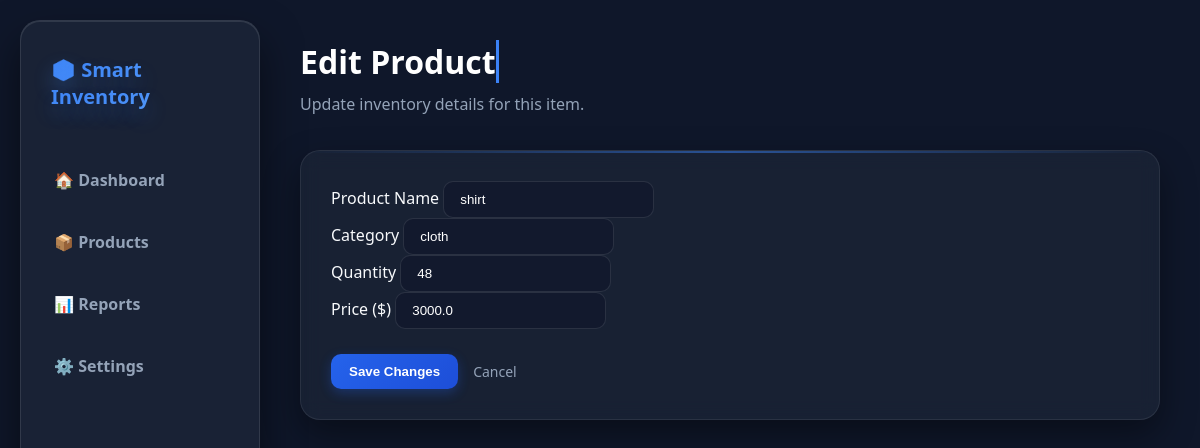
Page /edit-product/16 on the committed database.
### tables this page shows
CREATE TABLE products (
            id INTEGER PRIMARY KEY AUTOINCREMENT,
            name TEXT NOT NULL,
            category TEXT NOT NULL,
            quantity INTEGER NOT NULL,
            price REAL NOT NULL
        );

### app.py (the view, shortened to what this page needs)
@app.route("/edit-product/<int:id>", methods=["GET", "POST"])
def edit_product(id):
    conn = get_db()
    product = conn.execute(
        "SELECT * FROM products WHERE id = ?",
        (id,)
    ).fetchone()
    if product is None:
        conn.close()
        return "Product not found", 404
    conn.close()
    return render_template(
        "edit_product.html",
        product=product
    )

### app.py (called while the page is built)
def get_db():
    conn = sqlite3.connect(DATABASE)
    conn.row_factory = sqlite3.Row
    return conn

### templates/edit_product.html (shortened to what this page needs)
<!DOCTYPE html>
<html lang="en">
<head>
    <link rel="stylesheet" href="{{ url_for('static', filename='css/style.css') }}">
</head>
<body>
    <aside class="sidebar">
        <div class="logo">📦 Smart Inventory</div>
        <nav>
            <a href="/">🏠 Dashboard</a>
            <a href="/products">📦 Products</a>
            <a href="/reports">📊 Reports</a>
            <a href="/settings">⚙️ Settings</a>
        </nav>
    </aside>
    <main class="main-content">
        <div class="dashboard-header">
            <div>
                <h1>Edit Product</h1>
                <p>Update inventory details for this item.</p>
            </div>
        </div>
        <section class="inventory-section form-card">
            <form method="POST">
                <div class="form-group">
                    <label for="name">Product Name</label>
                    <input type="text" id="name" name="name" value="{{ product['name'] }}" required>
                </div>
                <div class="form-group">
                    <label for="category">Category</label>
                    <input type="text" id="category" name="category" value="{{ product['category'] }}" required>
                </div>
                <div class="form-group">
                    <label for="quantity">Quantity</label>
                    <input type="number" id="quantity" name="quantity" min="0" value="{{ product['quantity'] }}" required>
                </div>
                <div class="form-group">
                    <label for="price">Price ($)</label>
                    <input type="number" id="price" name="price" min="0" step="0.01" value="{{ product['price'] }}" required>
                </div>
                <div style="display: flex; gap: 15px; align-items: center; margin-top: 25px;">
                    <button type="submit">Save Changes</button>
                    <a href="/" style="color: #94a3b8; text-decoration: none; font-size: 14px;">Cancel</a>
                </div>
            </form>
        </section>
    </main>
</body>
</html>

### static/css/style.css (style rules this page uses)
* { margin: 0; padding: 0; box-sizing: border-box; }
body { font-family: 'Segoe UI', system-ui, -apple-system, sans-serif; background: #0f172a; color: #f8fafc; min-height: 100vh; perspective: 1000px; overflow-x: hidden; }
.sidebar { position: fixed; left: 20px; top: 20px; width: 240px; height: calc(100vh - 40px); background: rgba(30, 41, 59, 0.7); backdrop-filter: blur(12px); border: 1px solid rgba(255, 255, 255, 0.1); border-radius: 20px; padding: 25px 15px; box-shadow: 0 20px 40px rgba(0, 0, 0, 0.5), inset 0 1px 0 rgba(255, 255, 255, 0.1); transform-style: preserve-3d; z-index: 100; }
.logo { font-size: 20px; font-weight: 800; padding: 10px 15px; margin-bottom: 35px; background: linear-gradient(135deg, #3b82f6, #60a5fa); -webkit-background-clip: text; -webkit-text-fill-color: transparent; text-shadow: 0 10px 20px rgba(59, 130, 246, 0.3); }
.sidebar nav { display: flex; flex-direction: column; gap: 12px; }
.sidebar nav a { color: #94a3b8; text-decoration: none; padding: 14px 18px; border-radius: 12px; font-weight: 600; transition: all 0.3s cubic-bezier(0.4, 0, 0.2, 1); position: relative; }
.main-content { margin-left: 280px; padding: 40px 40px 40px 20px; }
.dashboard-header { display: flex; justify-content: space-between; align-items: center; margin-bottom: 35px; }
.dashboard-header h1 { font-size: 32px; font-weight: 800; color: #ffffff; display: inline-block; overflow: hidden; white-space: nowrap; border-right: 3px solid #3b82f6; animation: typing 2.5s steps(30, end), blink 0.75s infinite; }
.dashboard-header p { color: #94a3b8; margin-top: 5px; }
.inventory-section { background: rgba(30, 41, 59, 0.6); backdrop-filter: blur(10px); padding: 30px; border-radius: 20px; border: 1px solid rgba(255, 255, 255, 0.08); box-shadow: 0 15px 35px rgba(0, 0, 0, 0.4); }
button, .edit-btn { display: inline-block; padding: 10px 18px; background: linear-gradient(135deg, #2563eb, #1d4ed8); color: #ffffff; border: none; border-radius: 10px; font-weight: 600; text-decoration: none; cursor: pointer; box-shadow: 0 4px 12px rgba(37, 99, 235, 0.3); transition: all 0.3s ease; }
.search-form input, input { background: rgba(15, 23, 42, 0.6); border: 1px solid rgba(255, 255, 255, 0.1); color: #ffffff; padding: 10px 16px; border-radius: 10px; outline: none; transition: all 0.3s ease; }
.inventory-section { position: relative; overflow: hidden; }
.inventory-section::before { content: ''; position: absolute; top: 0; left: 0; width: 100%; height: 2px; background: linear-gradient(90deg, transparent, rgba(59, 130, 246, 0.5), transparent); }

### rows in the picture
products: name "shirt", category "cloth", quantity "48", price "3000.0"
